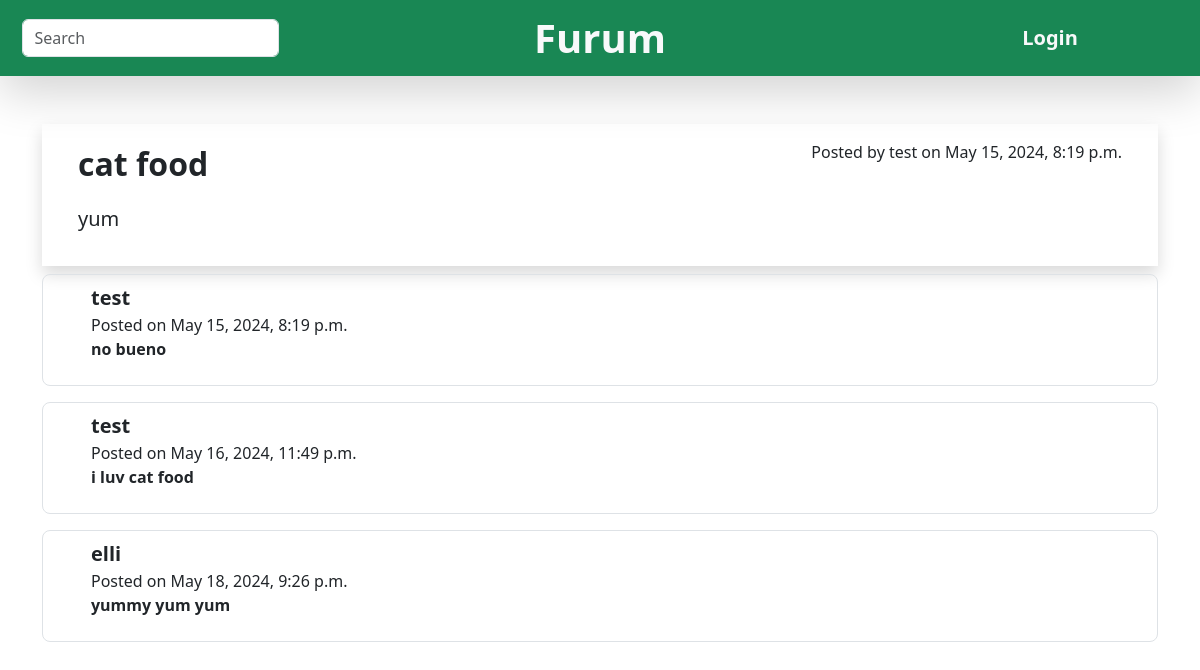
The app's page /furum/post/9/, older data.
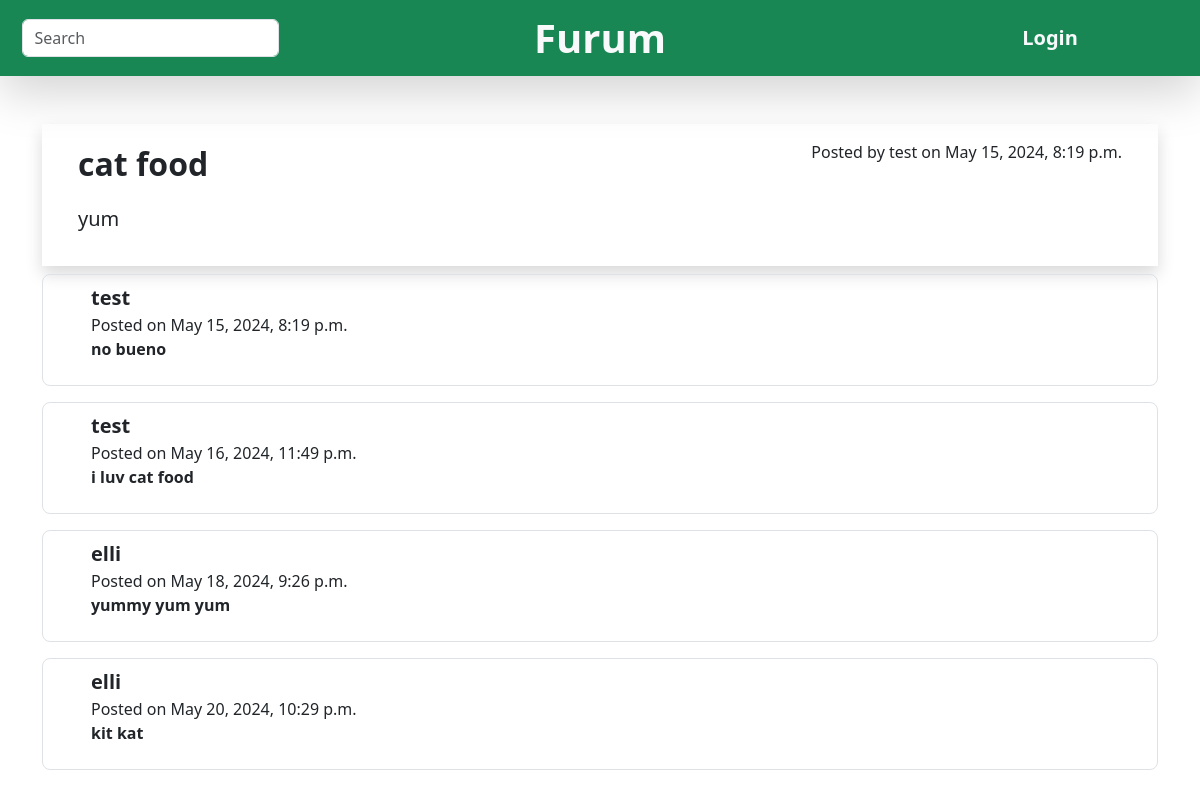
The same page, newer data.
### furumapp/models.py (models this page shows)
class Comment(models.Model):
    text = models.CharField(max_length=500)
    timestamp = models.DateTimeField()
    user = models.ForeignKey(User, on_delete=models.CASCADE)
    post = models.ForeignKey(Post, on_delete=models.CASCADE)

### furumapp/views.py (the view, shortened to what this page needs)
# urls.py: path('post/<str:post_id>/', views.Post_Details, name='postdetails'),
def Post_Details(request, post_id):
    if request.method == 'GET':
        post = get_object_or_404(Post, id=post_id)
        comments = Comment.objects.filter(post=post)
        context = {"post": post, "comments": comments}
        return render(request, "furumapp/postdetails.html", context)

### furumapp/templates/furumapp/postdetails.html (shortened to what this page needs)
{% extends "furumapp/base.html" %}
{% load static %}
{% block content %}
    <div class="container mt-5 d-flex flex-column justify-content-center">
        <div class="container px-4 py-3 d-flex shadow">
            <div class="d-flex flex-column container">
                <div class="d-flex justify-content-between">
                    <p class="fs-2 fw-bold">{{ post.title }}</p>
                    <p class="">Posted by {{ post.user }} on {{ post.timestamp }}</p>
                </div>
                <div class="d-flex">
                    <p class="fs-5">{{ post.text }}</p>
                </div>
            </div>
        </div>
        {% if comments %}
                {% for comment in comments %}
                <div class="d-flex justify-content-between my-2 py-2 px-5 border rounded-3">
                    <div class="d-flex flex-column">
                            <p class="fs-5 fw-bold my-0">{{ comment.user.username }}</p>
                            <p class="my-0">Posted on {{ comment.timestamp }}</p>
                            <p class="fw-bold">{{ comment.text }}</p>
                    </div>
                </div>
                {% endfor %}
        {% endif %}
    </div>
{% endblock %}

Row changes from the older to the newer data that the page shows:
added Comment: user.username "elli", timestamp "May 20, 2024, 10:29 p.m.", text "kit kat"
